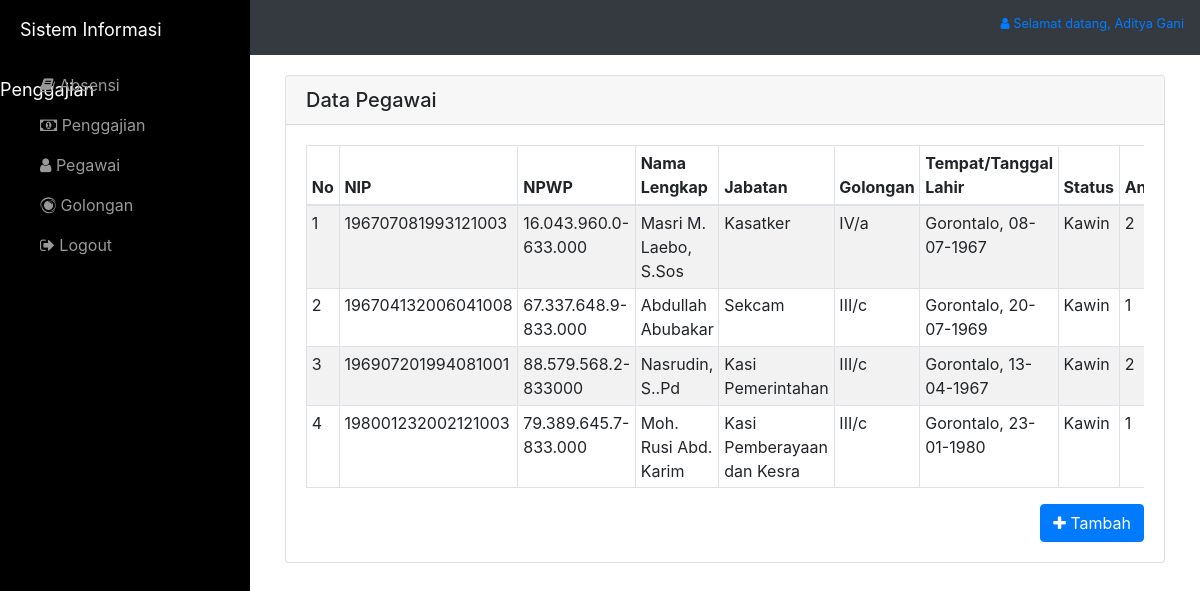
The page /?pg=daftar-pegawai (signed in) on the database its author committed.
### tables this page shows
CREATE TABLE `pegawai` (
  `nip` char(25) NOT NULL,
  `nama` varchar(100) NOT NULL,
  `tmptlhr` varchar(100) NOT NULL,
  `tgllhr` date NOT NULL,
  `jabatan` varchar(100) NOT NULL,
  `status` enum('y','n') NOT NULL,
  `anak` char(15) NOT NULL,
  `npwp` varchar(25) NOT NULL,
  `id_gol` varchar(10) NOT NULL
);

CREATE TABLE `golongan` (
  `id_gol` int(5) NOT NULL,
  `golongan` varchar(30) NOT NULL,
  `gaji_pokok` char(20) NOT NULL,
  `tunj_ismi` char(20) NOT NULL,
  `tunj_anak` char(20) NOT NULL,
  `tunj_eselon` char(20) NOT NULL,
  `tunj_beras` char(20) NOT NULL,
  `tunj_bpjs` char(20) NOT NULL,
  `pembulatan` char(10) NOT NULL,
  `pot_bpjs` char(20) NOT NULL,
  `pot_iwp2` char(10) NOT NULL,
  `pot_iwp8` char(10) NOT NULL,
  `pot_taperum` char(10) NOT NULL
);

### halaman/pegawai/pegawai.php (the view, shortened to what this page needs)
<?php
if(!empty($_GET['mod'])){
	$mod = $_GET['mod'];
	if($mod=='tambah-peg' || $mod=='update-peg'){
		include "halaman/pegawai/tambahedit.php";
	}
} else {
	echo '<div class="col-md-12">';
	$query = mysql_query("SELECT * FROM pegawai a, golongan b WHERE a.id_gol=b.id_gol");
	$row = mysql_num_rows($query);
	if($row > 0){
?>
	<div class="card">
		<h5 class="card-header">Data Pegawai</h5>
		<div class="card-body">
			<div class="table-responsive">
				<table class="table table-bordered table-striped table-hover table-sm">
					<thead>
						<tr>
							<th>No</th>
							<th>NIP</th>
							<th>NPWP</th>
							<th>Nama Lengkap</th>
							<th>Jabatan</th>
							<th>Golongan</th>
							<th>Tempat/Tanggal Lahir</th>
							<th>Status</th>
							<th>Anak</th>
						</tr>
					</thead>
					<tbody>
						<?php
						$p = 1;
						while($t = mysql_fetch_assoc($query)){?>
							<tr>
								<td><?php echo $p++;?></td>
								<td><?php echo $t['nip'];?></td>
								<td><?php echo $t['npwp'];?></td>
								<td><?php echo ucwords($t['nama']);?></td>
								<td><?php echo ucfirst($t['jabatan']);?></td>
								<td><?php echo $t['golongan'];?></td>
								<td><?php echo $t['tmptlhr'].', '. date('d-m-Y', strtotime($t['tgllhr']));?></td>
								<td><?php echo ($t['status']=='y') ? 'Kawin' : 'Belum Kawin';?></td>
								<td><?php echo $t['anak'];?></td>
							</tr>
						<?php } ?>
					</tbody>
				</table>
			</div>
			<a href="?pg=daftar-pegawai&mod=tambah-peg" class="btn btn-primary float-right"><i class="fa fa-plus"></i> Tambah</a>
		</div>
	</div>
<?php } else {
	echo "<div class='alert alert-danger'><i class='fa fa-exclamation-triangle'></i> Data pegawai masih kosong, input <a href='?pg=daftar-pegawai&mod=tambah-peg'>disini</a>";
} } ?>
</div>

### index.php (shortened to what this page needs)
<?php
include "main.php";
?>
<!DOCTYPE html>
<html lang="en">
<head>
    <link href="vendor/bootstrap/css/bootstrap.css" rel="stylesheet">
    <link href="css/simple-sidebar.css" rel="stylesheet">
    <link rel="stylesheet" type="text/css" href="font-awesome/css/font-awesome.min.css">
</head>
<body>
    <div id="wrapper" class="<?= ($_GET[pg]=='laporan' ? '' : 'toggled');?>">
        <div id="sidebar-wrapper">
            <ul class="sidebar-nav">
                <li class="sidebar-brand">
                    <a href="#">
                        Sistem Informasi Penggajian
                    </a>
                </li>
                <?php if($_SESSION['login']==true && $_SESSION['akses']=='admin'){?>
                <li>
                    <a href="?pg=absen-admin"><i class="fa fa-book"></i> Absensi</a>
                </li>
                <li>
                    <a href="?pg=daftar-gaji"><i class="fa fa-money"></i> Penggajian</a>
                </li>
                <li>
                    <a href="?pg=daftar-pegawai"><i class="fa fa-user"></i> Pegawai</a>
                </li>
                <li>
                    <a href="?pg=golongan"><i class="fa fa-eercast"></i> Golongan</a>
                </li>
            <?php } if(!empty($_SESSION['login'])){ ?>
                <li>
                    <a href="?pg=proses&mod=logout"><i class="fa fa-sign-out"></i> Logout</a>
                </li>
            <?php } else {?>
                <li>
                    <a href="?pg=login"><i class="fa fa-sign-in"></i> Login</a>
                </li>
            <?php } ?>
            </ul>
        </div>
        <div class="col-md-12 p-3 bg-dark">
        <?php if(!empty($_SESSION['login'])){?>
            <div class="float-right">
                <h5 class="text-white small"><a href="?pg=proses&mod=logout"><i class="fa fa-user"></i> Selamat datang, <?php echo ucwords($_SESSION['nama']);?></a></h5>
            </div>
            <div class="clearfix"></div>
        <?php } ?>
        </div>
        <div id="page-content-wrapper">
            <div class="container-fluid">
                <div class="row">
                    <?php include $call;?>
                </div>
            </div>
        </div>
    </div>
</body>
</html>

### css/simple-sidebar.css (style rules this page uses)
body { overflow-x: hidden; }
#wrapper { padding-left: 0; -webkit-transition: all 0.5s ease; -moz-transition: all 0.5s ease; -o-transition: all 0.5s ease; transition: all 0.5s ease; }
#wrapper.toggled { padding-left: 250px; }
#sidebar-wrapper { z-index: 1000; position: fixed; left: 250px; width: 0; height: 100%; margin-left: -250px; overflow-y: auto; background: #000; -webkit-transition: all 0.5s ease; -moz-transition: all 0.5s ease; -o-transition: all 0.5s ease; transition: all 0.5s ease; }
#wrapper.toggled #sidebar-wrapper { width: 250px; }
#page-content-wrapper { width: 100%; position: absolute; padding: 15px; }
#wrapper.toggled #page-content-wrapper { position: absolute; margin-right: -250px; }
.sidebar-nav { position: absolute; top: 0; width: 250px; margin: 0; padding: 0; list-style: none; }
.sidebar-nav li { text-indent: 20px; line-height: 40px; }
.sidebar-nav li a { display: block; text-decoration: none; color: #999999; }
.sidebar-nav>.sidebar-brand { height: 65px; font-size: 18px; line-height: 60px; }
.sidebar-nav>.sidebar-brand a { color: #999999; }
@media (min-width:768px) { #wrapper { padding-left: 0; } }
@media (min-width:768px) { #wrapper.toggled { padding-left: 250px; } }
@media (min-width:768px) { #sidebar-wrapper { width: 0; } }
@media (min-width:768px) { #wrapper.toggled #sidebar-wrapper { width: 250px; } }
@media (min-width:768px) { #page-content-wrapper { padding: 20px; position: relative; } }
@media (min-width:768px) { #wrapper.toggled #page-content-wrapper { position: relative; margin-right: 0; } }

### rows shown on the page
pegawai: nip "196707081993121003", npwp "16.043.960.0-633.000", nama "Masri M. Laebo, S.Sos", jabatan "Kasatker", id_gol.golongan "IV/a", tmptlhr "Gorontalo", tgllhr "08-07-1967", status "Kawin", anak "2"
pegawai: nip "196704132006041008", npwp "67.337.648.9-833.000", nama "Abdullah Abubakar", jabatan "Sekcam", id_gol.golongan "III/c", tmptlhr "Gorontalo", tgllhr "20-07-1969", status "Kawin", anak "1"
pegawai: nip "196907201994081001", npwp "88.579.568.2-833000", nama "Nasrudin, S..Pd", jabatan "Kasi Pemerintahan", id_gol.golongan "III/c", tmptlhr "Gorontalo", tgllhr "13-04-1967", status "Kawin", anak "2"
pegawai: nip "198001232002121003", npwp "79.389.645.7-833.000", nama "Moh. Rusi Abd. Karim", jabatan "Kasi Pemberayaan dan Kesra", id_gol.golongan "III/c", tmptlhr "Gorontalo", tgllhr "23-01-1980", status "Kawin", anak "1"

### other values the page prints
$_SESSION['nama'] "Aditya Gani"
